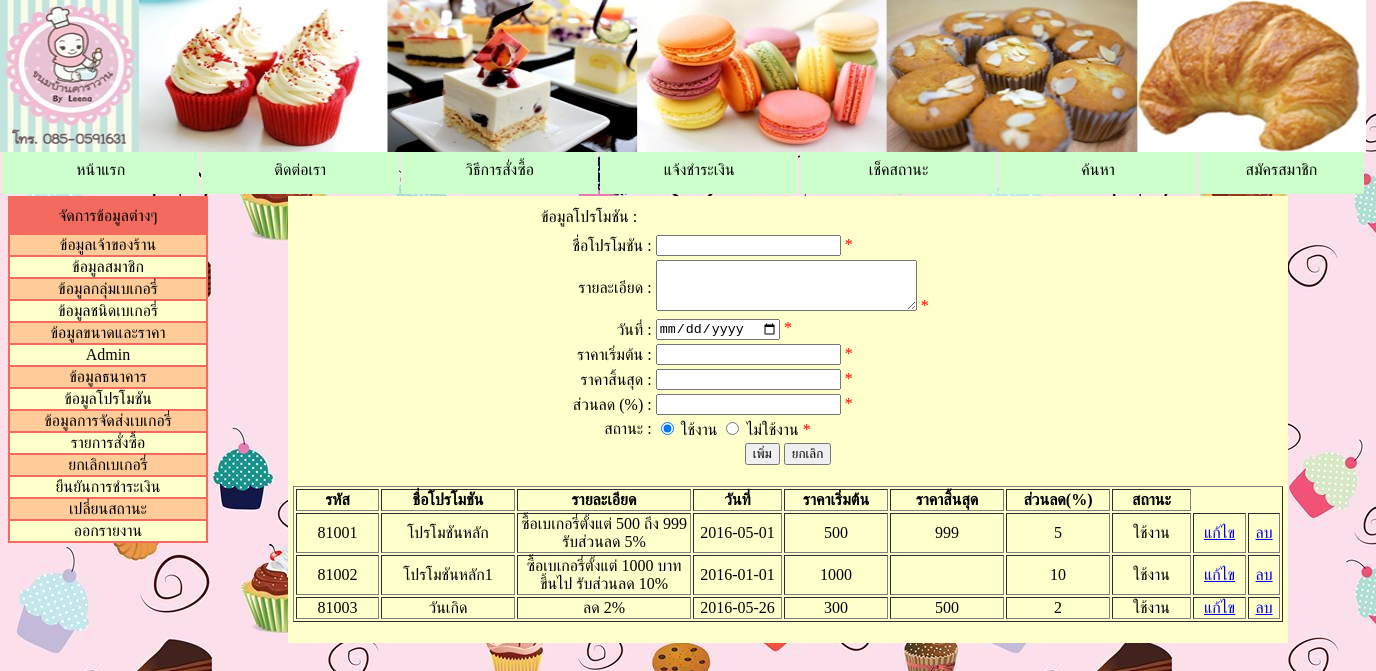
/basic/promotion/promotion.php, run on the app's committed database.
### tables this page shows
CREATE TABLE `promotion` (
  `id_pro` int(5) NOT NULL AUTO_INCREMENT,
  `pro_name` varchar(20) NOT NULL,
  `pro_descrip` varchar(100) NOT NULL,
  `initial_date_pro` date NOT NULL,
  `start_price` int(3) NOT NULL,
  `end_price` varchar(4) NOT NULL,
  `percent` varchar(2) NOT NULL,
  `status_pro` char(1) NOT NULL,
  PRIMARY KEY (`id_pro`)
);

### basic/promotion/promotion.php (the view, shortened to what this page needs)
<html>
    <head>
        <link rel="stylesheet" href="css.css">
    </head>
    <body>
        <img class="logo-head" src="image/1.jpg">
        <form name="promotion" action="insert.php" method="post" onsubmit="return checkInp()">
            <table class="menu-head">
                <tr align="center" valign="middle" bgcolor="#CCFFCC">
                    <td width="120" align="center">หน้าแรก</td>
                    <td width="120" align="center">ติดต่อเรา</td>
                    <td width="120" height="20" align="center">วิธีการสั่งซื้อ</td>
                    <td width="120" align="center">แจ้งชำระเงิน</td>
                    <td width="120" align="center">เช็คสถานะ</td>
                    <td width="120" align="center">ค้นหา</td>
                    <td width="100">สมัครสมาชิก</td>
                </tr>
            </table>
            <table width="200" border="0" align="left" bgcolor="#F26B5E">
                <tr align="center" bgcolor="#F26B5E">
                <div class="menuleft">
                    <td height="35" >จัดการข้อมูลต่างๆ</td>
                    </tr>
                    <tr align="center" bgcolor="#FFFFCC">
                        <td bgcolor="#FFCC99"><a><span onclick="window.location = '../bk_owner/owner_form.php';" >ข้อมูลเจ้าของร้าน</span></a></td>
                    </tr>
                    <tr align="center" bgcolor="#FFFFCC">
                        <td><a><span onclick="window.location = '../bk_owner/owner_form.php';" >ข้อมูลสมาชิก</span></a></td>
                    </tr>
                    <tr align="center" bgcolor="#FFCC99">
                        <td bgcolor="#FFCC99"><a><span onclick="window.location = '../bk_group/group_form.php';" >ข้อมูลกลุ่มเบเกอรี่</span></a></td>
                    </tr>
                    <tr align="center" bgcolor="#FFFFCC">
                        <td><a><span onclick="window.location = '../bk_type/type_form.php';" >ข้อมูลชนิดเบเกอรี่</span></a></td>
                    </tr>
                    <tr align="center" bgcolor="#FFCC99">
                        <td><a><span onclick="window.location = '../bk_sp/sp_form.php';" >ข้อมูลขนาดและราคา</span></a></td>
                    </tr>
                    <tr align="center" bgcolor="#FFFFCC">
                        <td><a><span onclick="window.location = '../bk_owner/owner_form.php';" >Admin</span></a></td>
                    </tr>
                    <tr align="center" bgcolor="#FFCC99">
                        <td><a><span onclick="window.location = '../bk_owner/owner_form.php';" >ข้อมูลธนาคาร</span></a></td>
                    </tr>
                    <tr align="center" bgcolor="#FFFFCC">
                        <td><a><span onclick="window.location = '../bk_owner/owner_form.php';" >ข้อมูลโปรโมชัน</span></a></td>
                    </tr>
                    <tr align="center" bgcolor="#FFCC99">
                        <td><a><span onclick="window.location = '../bk_owner/owner_form.php';" >ข้อมูลการจัดส่งเบเกอรี่</span></a></td>
                    </tr>
                    <tr align="center" bgcolor="#FFFFCC">
                        <td><a><span onclick="window.location = '../bk_owner/owner_form.php';" >รายการสั่งซื้อ</span></a></td>
                    </tr>
                    <tr align="center" bgcolor="#FFCC99">
                        <td><a><span onclick="window.location = '../bk_owner/owner_form.php';" >ยกเลิกเบเกอรี่</span></a></td>
                    </tr>
                    <tr align="center" bgcolor="#FFFFCC">
                        <td><a><span onclick="window.location = '../bk_owner/owner_form.php';" >ยืนยันการชำระเงิน</span></a></td>
                    </tr>
                    <tr align="center" bgcolor="#FFCC99">
                        <td><a><span onclick="window.location = '../bk_owner/owner_form.php';" >เปลี่ยนสถานะ</span></a></td>
                    </tr>
                    <tr align="center" bgcolor="#FFFFCC">
                        <td><a><span onclick="window.location = '../bk_owner/owner_form.php';" >ออกรายงาน</span></a></td>
                    </tr></div>
            </table>
            <table width="1000" align="center" bgcolor="#FFFFCC" border="0">
                <tr>
                    <td><table width="500" border="0" align="center">
                            <tr>
                                <td height="31" colspan="2">ข้อมูลโปรโมชัน :</td>
                            </tr>
                            <tr>
                                <td align="right">ชื่อโปรโมชัน :</td>
                                <td><input type="text" id="pro_name" name="pro_name"><a style="color: red"> *</a></td>
                            </tr>
                            <tr>
                                <td align="right">รายละเอียด :</td>
                                <td><textarea id="pro_descrip" name="pro_descrip" rows="3" cols="30"></textarea><a style="color: red"> *</a></td>
                            </tr>
                            <tr>
                                <td align="right">วันที่ :</td>
                                <td><input type="date" id="initial_date_pro" name="initial_date_pro"><a style="color: red"> *</a></td>
                            </tr>
                            <tr>
                                <td align="right">ราคาเริ่มต้น :</td>
                                <td><input type="text" id="start_price" name="start_price" onkeypress="OnlyNum()"><a style="color: red"> *</a></td>
                            </tr>
                            <tr>
                                <td align="right">ราคาสิ้นสุด :</td>
                                <td><input type="text" id="end_price" name="end_price" onkeypress="OnlyNum()"><a style="color: red"> *</a></td>
                            </tr>
                            <tr>
                                <td align="right">ส่วนลด (%) :</td>
                                <td><input type="text" id="percent" name="percent" onkeypress="OnlyNum()"><a style="color: red"> *</a></td>
                            </tr>
                            <tr>
                                <td align="right">สถานะ :</td>
                                <td><input type="radio" id="enable" name="status_pro"  value="1" checked/> ใช้งาน
                                    <input type="radio" id="disable" name="status_pro"  value="2"/> ไม่ใช้งาน <a style="color: red">  *</a></td>
                            </tr>
                            <tr>
                                <td colspan="2" align="center">
                                    <input type="submit" id="bt1" class="btn-submit" name="submit"  value="เพิ่ม">
                                    <input type="reset" id="bt2" class="btn-reset" name="reset" value="ยกเลิก"></td>
                            </tr>
                        </table><br>
                        <table width="990" border="1" align="center">
                            <tr>
                                <th width="79" align="center">รหัส</th>
                                <th width="130" align="center">ชื่อโปรโมชัน</th>
                                <th width="170" align="center">รายละเอียด</th>
                                <th width="85" align="center">วันที่</th>
                                <th width="100" align="center">ราคาเริ่มต้น</th>
                                <th width="110" align="center">ราคาสิ้นสุด</th>
                                <th width="100" align="center">ส่วนลด(%)</th>
                                <th width="75" align="center">สถานะ</th>
                            </tr>
                            <?php
                            include 'connect.php';
                            $sql = "select * from promotion";
                            $query = mysqli_query($conn,
                                    $sql) or die($sql);
                            while ($proResult = mysqli_fetch_array($query)) {
                                echo "<tr>";
                                echo "<td align='center'>" . $proResult['id_pro'] . "</td>";
                                echo "<td align='center'>" . $proResult['pro_name'] . "</td>";
                                echo "<td align='center'>" . $proResult['pro_descrip'] . "</td>";
                                echo "<td align='center'>" . $proResult['initial_date_pro'] . "</td>";
                                echo "<td align='center'>" . $proResult['start_price'] . "</td>";
                                echo "<td align='center'>" . $proResult['end_price'] . "</td>";
                                echo "<td align='center'>" . $proResult['percent'] . "</td>";
                                $status = $proResult['status_pro'];
                                if ($status == "1") {
                                    $status = "ใช้งาน";
                                } else {
                                    $status = "ไม่ใช้งาน";
                                }
                                echo "<td align='center'>" . $status . "</td>";
                                echo"<td><center><a href ='update.php?pro_name=$proResult[pro_name]'>แก้ไข </a></center></td>";
                                echo"<td><center><a href ='delete.php?pro_name=$proResult[pro_name]'>ลบ </a></center></td>";
                            }
                            ?>
                        </table><br></td> </tr>
            </table><br>
        </form>
    </body>
</html>

### basic/promotion/css.css (style rules this page uses)
.logo-head { position: static; margin-top: -8px; margin-left: -8px; height: 152px; width: 1366px; }
.menu-head { position: static; margin-top: -8px; margin-left: -8px; height: 52px; width: 1366px; }
body { background-image: url('../image/bg.jpg'); }

### data on the page
promotion: id_pro "81001", pro_name "โปรโมชันหลัก", pro_descrip "ซื้อเบเกอรี่ตั้งแต่ 500 ถึง 999 รับส่วนลด 5%", initial_date_pro "2016-05-01", start_price "500", end_price "999", percent "5", status_pro "ใช้งาน"
promotion: id_pro "81002", pro_name "โปรโมชันหลัก1", pro_descrip "ซื้อเบเกอรี่ตั้งแต่ 1000 บาทขึ้นไป รับส่วนลด 10%", initial_date_pro "2016-01-01", start_price "1000", percent "10", status_pro "ใช้งาน"
promotion: id_pro "81003", pro_name "วันเกิด", pro_descrip "ลด 2%", initial_date_pro "2016-05-26", start_price "300", end_price "500", percent "2", status_pro "ใช้งาน"
